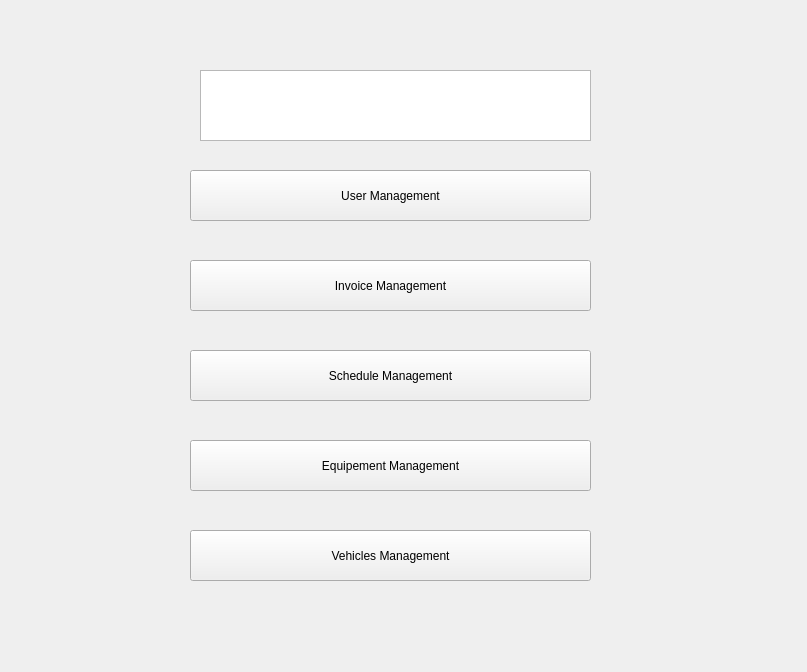
<?xml version="1.0" encoding="UTF-8"?>
<ui version="4.0">
 <class>invoicerpage</class>
 <widget class="QWidget" name="invoicerpage">
  <property name="geometry">
   <rect>
    <x>0</x>
    <y>0</y>
    <width>807</width>
    <height>672</height>
   </rect>
  </property>
  <property name="windowTitle">
   <string>Form</string>
  </property>
  <property name="styleSheet">
   <string notr="true">*{
font-family:century gothic;
font-size:17px;
background:#333;

}


QPushButton
{
background:blue;
border-radius:15px;
}
QToolButton
{
background:blue;
border-radius:60px;
}
QTextEdit
{
bakcground:#333;
border-radius:60px;
}
QLabel
{
color:white;
}
QWidget
{
color:white;
}
QPushButton:hover
{
background:grey;
}
QLineEdit
{
background:transparent;
border:none;
color:white;
border-bottom:1px solid #717072;
}
QTableView
{
background:#333;
}
QHeaderView {
background:#333;
}
QTextBrowser {
font-family:century gothic;
font-size:30px;
}&lt;
</string>
  </property>
  <widget class="QPushButton" name="pushButton_3">
   <property name="geometry">
    <rect>
     <x>190</x>
     <y>440</y>
     <width>401</width>
     <height>51</height>
    </rect>
   </property>
   <property name="text">
    <string>Equipement Management</string>
   </property>
  </widget>
  <widget class="QTextBrowser" name="textBrowser">
   <property name="geometry">
    <rect>
     <x>200</x>
     <y>70</y>
     <width>391</width>
     <height>71</height>
    </rect>
   </property>
   <property name="html">
    <string>&lt;!DOCTYPE HTML PUBLIC &quot;-//W3C//DTD HTML 4.0//EN&quot; &quot;http://www.w3.org/TR/REC-html40/strict.dtd&quot;&gt;
&lt;html&gt;&lt;head&gt;&lt;meta name=&quot;qrichtext&quot; content=&quot;1&quot; /&gt;&lt;style type=&quot;text/css&quot;&gt;
p, li { white-space: pre-wrap; }
&lt;/style&gt;&lt;/head&gt;&lt;body style=&quot; font-family:'century gothic'; font-size:30px; font-weight:400; font-style:normal;&quot;&gt;
&lt;p style=&quot;-qt-paragraph-type:empty; margin-top:0px; margin-bottom:0px; margin-left:0px; margin-right:0px; -qt-block-indent:0; text-indent:0px; font-size:17px;&quot;&gt;&lt;br /&gt;&lt;/p&gt;&lt;/body&gt;&lt;/html&gt;</string>
   </property>
  </widget>
  <widget class="QPushButton" name="pushButton">
   <property name="geometry">
    <rect>
     <x>190</x>
     <y>170</y>
     <width>401</width>
     <height>51</height>
    </rect>
   </property>
   <property name="text">
    <string>User Management</string>
   </property>
  </widget>
  <widget class="QPushButton" name="pushButton_4">
   <property name="geometry">
    <rect>
     <x>190</x>
     <y>260</y>
     <width>401</width>
     <height>51</height>
    </rect>
   </property>
   <property name="text">
    <string>Invoice Management</string>
   </property>
  </widget>
  <widget class="QPushButton" name="pushButton_2">
   <property name="geometry">
    <rect>
     <x>190</x>
     <y>530</y>
     <width>401</width>
     <height>51</height>
    </rect>
   </property>
   <property name="text">
    <string>Vehicles Management</string>
   </property>
  </widget>
  <widget class="QPushButton" name="pushButton_5">
   <property name="geometry">
    <rect>
     <x>190</x>
     <y>350</y>
     <width>401</width>
     <height>51</height>
    </rect>
   </property>
   <property name="text">
    <string>Schedule Management</string>
   </property>
  </widget>
 </widget>
 <resources/>
 <connections/>
</ui>
